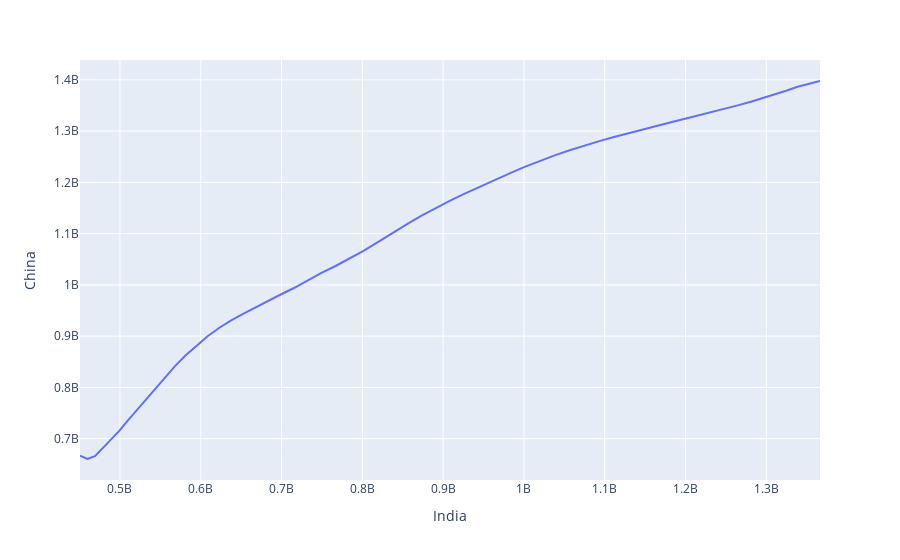

Notebook cell for this chart:
### Code cell
px.line(df,x=df['India'],y=df['China'])
